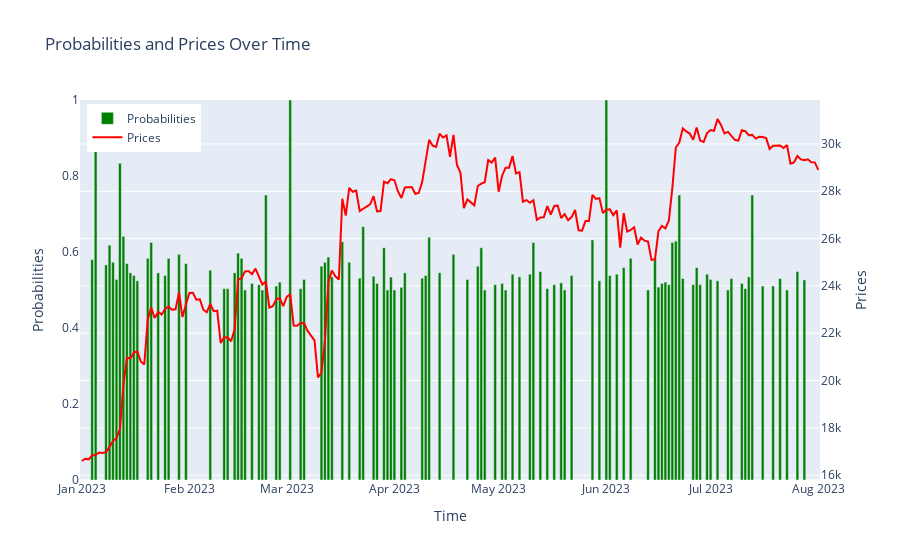

The cell this chart's notebook holds for it:
### Code cell
import plotly.graph_objects as go

# Create figure
fig = go.Figure()

# Add probabilities line on the left y-axis
fig.add_trace(
    go.Bar(x=time, y=probabilities, name='Probabilities', yaxis='y1', marker=dict(color='green'))
)

# Add prices line on the right y-axis
fig.add_trace(
    go.Scatter(x=time, y=prices, mode='lines', name='Prices', yaxis='y2', marker=dict(color='red'))
)

# Update layout for two y-axes
fig.update_layout(
    title="Probabilities and Prices Over Time",
    xaxis_title="Time",
    yaxis_title="Probabilities",
    yaxis=dict(
        title="Probabilities",
        range=[0, 1],
        showgrid=False
    ),
    yaxis2=dict(
        title="Prices",
        overlaying='y',
        side='right',
       # range=[10000, 20000]
    ),
    barmode='group',
    legend=dict(x=0.01, y=0.99)
)

# Show the plot
fig.show()

### Figure 1 — Plotly figure (JSON) as saved in the notebook; plotly's stock layout.template omitted (floating-point values rounded to 4 significant figures; data arrays with more than 128 entries replaced by an {"elided": "..."} marker saying what was removed)
{"data": [{"marker": {"color": "green"}, "name": "Probabilities", "type": "bar", "x": {"elided": "213 str values"}, "y": {"elided": "213 float values"}, "yaxis": "y"}, {"marker": {"color": "red"}, "mode": "lines", "name": "Prices", "type": "scatter", "x": {"elided": "213 str values"}, "y": {"elided": "213 float values"}, "yaxis": "y2"}], "layout": {"barmode": "group", "legend": {"x": 0.01, "y": 0.99}, "title": {"text": "Probabilities and Prices Over Time"}, "xaxis": {"title": {"text": "Time"}}, "yaxis": {"range": [0, 1], "showgrid": false, "title": {"text": "Probabilities"}}, "yaxis2": {"overlaying": "y", "side": "right", "title": {"text": "Prices"}}}}
